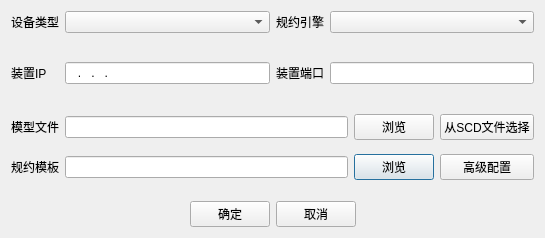
<?xml version="1.0" encoding="UTF-8"?>
<ui version="4.0">
 <class>QSttCreateNewDeviceWidget</class>
 <widget class="QDialog" name="QSttCreateNewDeviceWidget">
  <property name="geometry">
   <rect>
    <x>0</x>
    <y>0</y>
    <width>545</width>
    <height>238</height>
   </rect>
  </property>
  <property name="windowTitle">
   <string>选择测试功能</string>
  </property>
  <layout class="QVBoxLayout" name="verticalLayout_2">
   <item>
    <layout class="QVBoxLayout" name="verticalLayout">
     <item>
      <layout class="QHBoxLayout" name="horizontalLayout_3">
       <property name="spacing">
        <number>6</number>
       </property>
       <item>
        <layout class="QGridLayout" name="gridLayout_2">
         <item row="2" column="1">
          <widget class="QLineEdit" name="m_edtDevIP">
           <property name="inputMask">
            <string>000.000.000.000; </string>
           </property>
          </widget>
         </item>
         <item row="0" column="0">
          <widget class="QLabel" name="m_lblDeviceType">
           <property name="text">
            <string>设备类型</string>
           </property>
          </widget>
         </item>
         <item row="2" column="2">
          <widget class="QLabel" name="m_lblDevPort">
           <property name="text">
            <string>装置端口</string>
           </property>
          </widget>
         </item>
         <item row="0" column="2">
          <widget class="QLabel" name="m_lblProtolID">
           <property name="text">
            <string>规约引擎</string>
           </property>
          </widget>
         </item>
         <item row="0" column="3">
          <widget class="QScrollComboBox" name="m_cmbProtolID"/>
         </item>
         <item row="0" column="1">
          <widget class="QComboBox" name="m_cmbDeviceType"/>
         </item>
         <item row="2" column="3">
          <widget class="QLineEdit" name="m_edtDevPort"/>
         </item>
         <item row="2" column="0">
          <widget class="QLabel" name="m_lblDevIP">
           <property name="text">
            <string>装置IP</string>
           </property>
          </widget>
         </item>
         <item row="1" column="2">
          <spacer name="verticalSpacer_5">
           <property name="orientation">
            <enum>Qt::Vertical</enum>
           </property>
           <property name="sizeHint" stdset="0">
            <size>
             <width>20</width>
             <height>40</height>
            </size>
           </property>
          </spacer>
         </item>
         <item row="3" column="2">
          <spacer name="verticalSpacer_6">
           <property name="orientation">
            <enum>Qt::Vertical</enum>
           </property>
           <property name="sizeHint" stdset="0">
            <size>
             <width>20</width>
             <height>40</height>
            </size>
           </property>
          </spacer>
         </item>
        </layout>
       </item>
      </layout>
     </item>
     <item>
      <layout class="QGridLayout" name="gridLayoutNameID" rowstretch="0,0,0,0">
       <item row="1" column="0">
        <widget class="QLabel" name="m_lblDvmFile">
         <property name="text">
          <string>模型文件</string>
         </property>
        </widget>
       </item>
       <item row="3" column="2">
        <widget class="QPushButton" name="m_btnBrowsePp">
         <property name="text">
          <string>浏览</string>
         </property>
        </widget>
       </item>
       <item row="3" column="1">
        <widget class="QLineEdit" name="m_edtPpFile"/>
       </item>
       <item row="1" column="2">
        <widget class="QPushButton" name="m_btnBrowseDvm">
         <property name="text">
          <string>浏览</string>
         </property>
        </widget>
       </item>
       <item row="3" column="0">
        <widget class="QLabel" name="m_lblPpFile">
         <property name="text">
          <string>规约模板</string>
         </property>
        </widget>
       </item>
       <item row="2" column="1">
        <spacer name="verticalSpacer_2">
         <property name="orientation">
          <enum>Qt::Vertical</enum>
         </property>
         <property name="sizeHint" stdset="0">
          <size>
           <width>20</width>
           <height>40</height>
          </size>
         </property>
        </spacer>
       </item>
       <item row="1" column="1">
        <widget class="QLineEdit" name="m_edtDvmFile"/>
       </item>
       <item row="1" column="3">
        <widget class="QPushButton" name="m_btnSelFromScl">
         <property name="text">
          <string>从SCD文件选择</string>
         </property>
        </widget>
       </item>
       <item row="3" column="3">
        <widget class="QPushButton" name="m_btnAdvancedCfg">
         <property name="text">
          <string>高级配置</string>
         </property>
        </widget>
       </item>
      </layout>
     </item>
     <item>
      <spacer name="verticalSpacer_4">
       <property name="orientation">
        <enum>Qt::Vertical</enum>
       </property>
       <property name="sizeHint" stdset="0">
        <size>
         <width>20</width>
         <height>40</height>
        </size>
       </property>
      </spacer>
     </item>
     <item>
      <spacer name="verticalSpacer">
       <property name="orientation">
        <enum>Qt::Vertical</enum>
       </property>
       <property name="sizeHint" stdset="0">
        <size>
         <width>20</width>
         <height>40</height>
        </size>
       </property>
      </spacer>
     </item>
     <item>
      <layout class="QHBoxLayout" name="horizontalLayout">
       <property name="spacing">
        <number>6</number>
       </property>
       <item>
        <spacer name="horizontalSpacer">
         <property name="orientation">
          <enum>Qt::Horizontal</enum>
         </property>
         <property name="sizeHint" stdset="0">
          <size>
           <width>40</width>
           <height>20</height>
          </size>
         </property>
        </spacer>
       </item>
       <item>
        <widget class="QPushButton" name="m_Btn_OK">
         <property name="text">
          <string>确定</string>
         </property>
        </widget>
       </item>
       <item>
        <widget class="QPushButton" name="m_Btn_Cancel">
         <property name="text">
          <string>取消</string>
         </property>
        </widget>
       </item>
       <item>
        <spacer name="horizontalSpacer_2">
         <property name="orientation">
          <enum>Qt::Horizontal</enum>
         </property>
         <property name="sizeHint" stdset="0">
          <size>
           <width>40</width>
           <height>20</height>
          </size>
         </property>
        </spacer>
       </item>
      </layout>
     </item>
    </layout>
   </item>
  </layout>
 </widget>
 <customwidgets>
  <customwidget>
   <class>QScrollComboBox</class>
   <extends>QComboBox</extends>
   <header>../Module/ScrollCtrl/ScrollComboBox.h</header>
  </customwidget>
 </customwidgets>
 <resources/>
 <connections/>
</ui>
